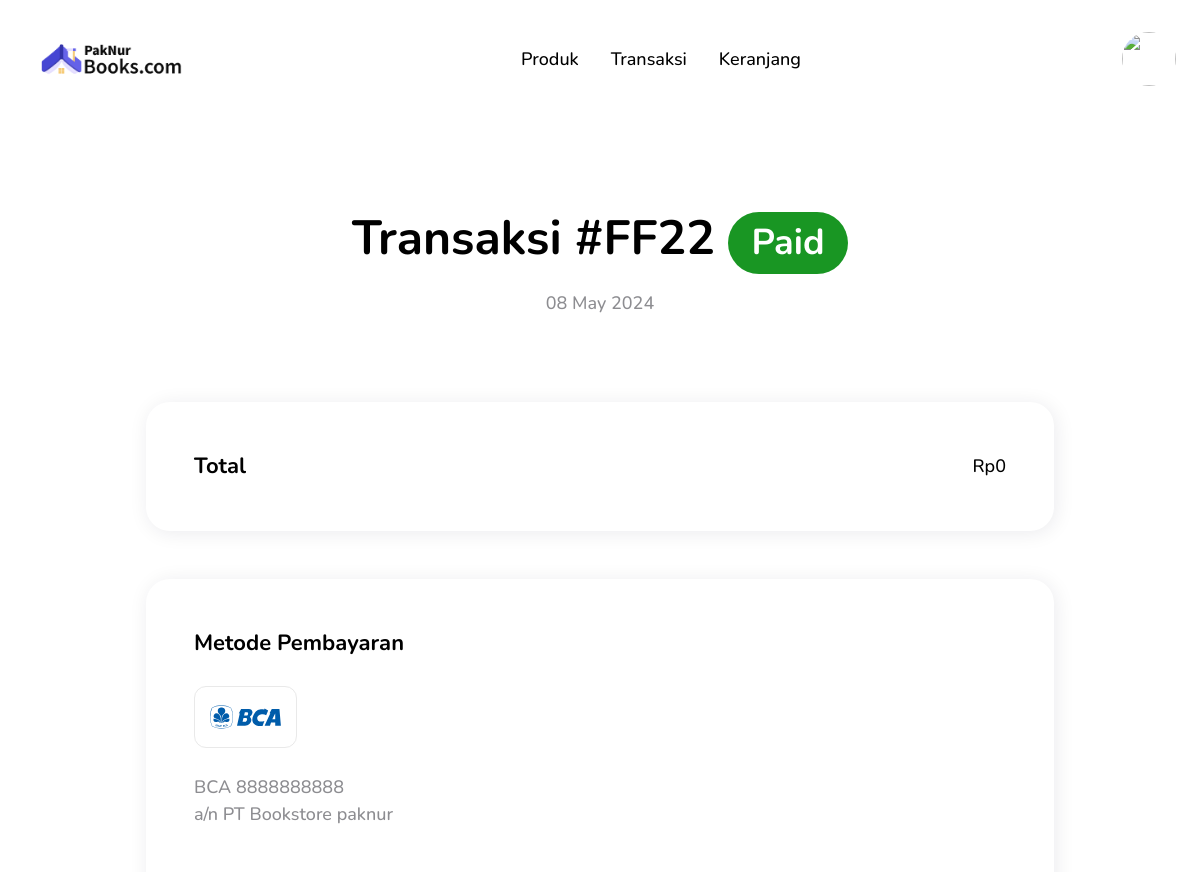
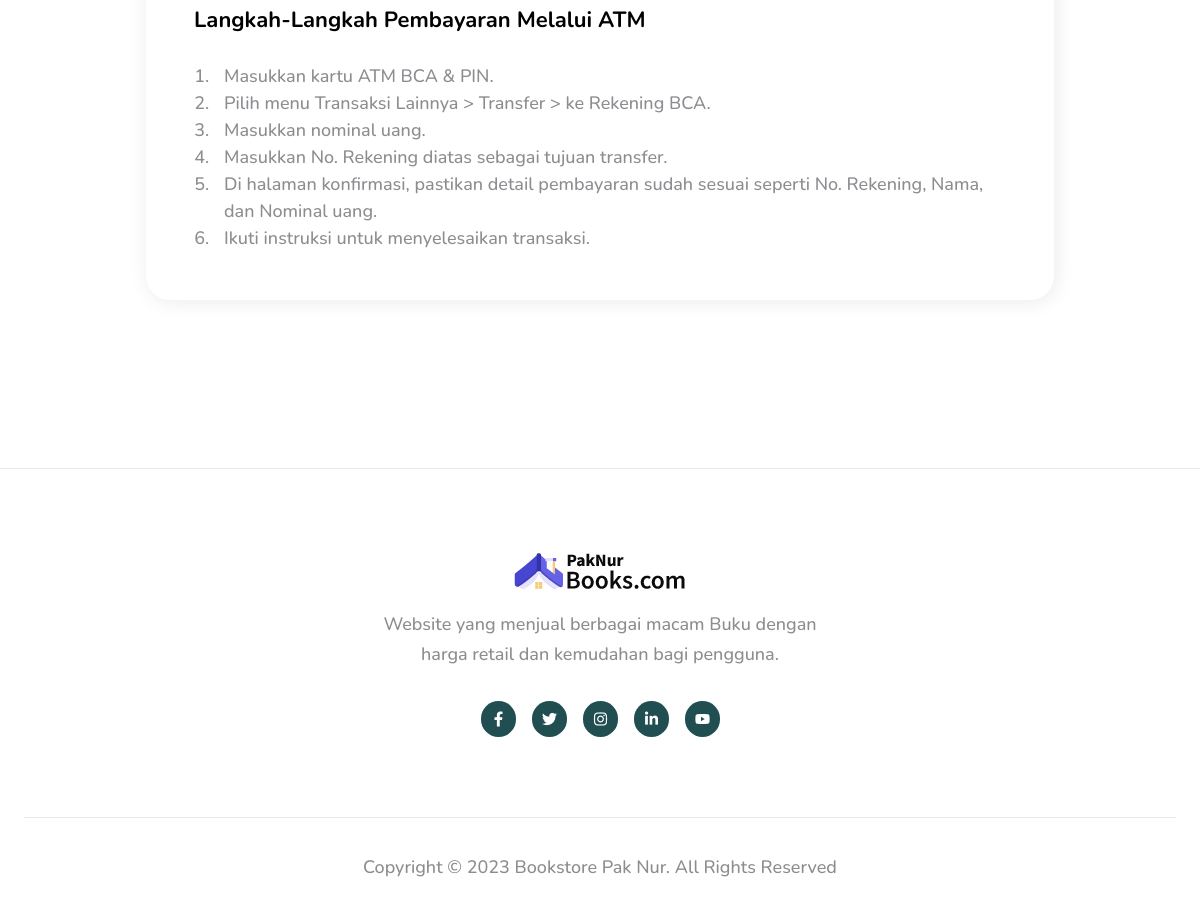
Screenshot of /transaction-single.php?order_id=22 (signed in) with the database file from the repository (2 pictures, top to bottom).
### tables this page shows
CREATE TABLE `orders` (
  `order_id` int(11) NOT NULL,
  `customer_id` int(11) NOT NULL,
  `payment_method_id` int(11) NOT NULL,
  `order_date` date NOT NULL,
  `order_status` varchar(50) NOT NULL,
  `order_total_price` int(11) NOT NULL
);

CREATE TABLE `payment_methods` (
  `payment_method_id` int(11) NOT NULL,
  `payment_method_name` varchar(255) NOT NULL,
  `payment_method_number` varchar(50) NOT NULL,
  `payment_method_bank` varchar(50) NOT NULL,
  `payment_method_logo` varchar(255) NOT NULL
);

### data/order.php (called while the page is built, shortened)
<?php
function find_order_with_payment_method($customer_id, $id)
{
  try {
    $db = new PDO('mysql:host=localhost;dbname=' . DB_NAME, DB_USERNAME, DB_PASSWORD, [PDO::ATTR_ERRMODE => PDO::ERRMODE_EXCEPTION]);
    $statement = $db->prepare("SELECT * FROM orders INNER JOIN payment_methods ON payment_methods.payment_method_id = orders.payment_method_id WHERE order_id = :id AND customer_id = :customer_id");
    $statement->bindValue(":id", $id);
    $statement->bindValue(":customer_id", $customer_id);
    $statement->execute();
    $order = $statement->fetch(PDO::FETCH_ASSOC);
    return $order;
  } catch (PDOException $error) {
    throw new Exception($error->getMessage());
  }
}

### transaction-single.php (the view, shortened to what this page needs)
<?php
require_once('data/order.php');
$order = find_order_with_payment_method($_SESSION['customer_id'], $_GET['order_id']);
require('layouts/header.php');
?>
<link rel="stylesheet" href="./assets/css/transaction-single.css">
<main>
  <div class="transaction-single">
    <div class="transaction-single__header">
      <h1>
        Transaksi #FF<?= $order['order_id'] ?> <span class="badge <?= $order['order_status'] == 'paid' ? 'badge_success' : 'badge_danger' ?>"><?= ucwords($order['order_status']) ?></span>
      </h1>
      <p><?= date('d F Y', strtotime($order['order_date'])) ?></p>
    </div>
    <div class="transaction-single__body">
      <div class="transaction-single__list">
        <?php $total = 0; ?>
        <div class="transaction-single__item">
          <div class="transaction-single__item-left">
            <h2>Total</h2>
          </div>
          <div class="transaction-single__item-right">
            <p>Rp<?= number_format($total) ?></p>
          </div>
        </div>
      </div>
      <div class="transaction-single__method">
        <div class="transaction-single__method-group">
          <h2 class="transaction-single__method-title">Metode Pembayaran</h2>
          <div class="transaction-single__method-list">
            <div class="transaction-single__method-item">
              <img src="./assets/img/banks/<?= $order['payment_method_logo'] ?>" alt="<?= $order['payment_method_bank'] ?>" />
            </div>
          </div>
          <p>
            <?= $order['payment_method_bank'] ?> <?= $order['payment_method_number'] ?> <br />
            a/n <?= $order['payment_method_name'] ?>
          </p>
        </div>
        <div class="transaction-single__method-group">
          <h2 class="transaction-single__method-title">
            Langkah-Langkah Pembayaran Melalui ATM
          </h2>
          <ol>
            <li>Masukkan kartu ATM <?= $order['payment_method_bank'] ?> & PIN.</li>
            <li>Pilih menu Transaksi Lainnya > Transfer > ke Rekening <?= $order['payment_method_bank'] ?>.</li>
            <li>Masukkan nominal uang.</li>
            <li>Masukkan No. Rekening diatas sebagai tujuan transfer.</li>
            <li>Di halaman konfirmasi, pastikan detail pembayaran sudah sesuai seperti No. Rekening, Nama, dan Nominal uang.</li>
            <li>Ikuti instruksi untuk menyelesaikan transaksi.</li>
          </ol>
        </div>
      </div>
    </div>
  </div>
</main>
<?php
require('layouts/footer.php');
?>

### assets/css/style.css (style rules this page uses)
html, body, div, span, applet, object, iframe, h1, h2, h3, h4, h5, h6, p, blockquote, pre, a, abbr, acronym, address, big, cite, code, del, dfn, em, img, ins, kbd, q, s, samp, small, strike, strong, sub, sup, tt, var, b, u, i, center, dl, dt, dd, ol, ul, li, fieldset, form, label, legend, table, caption, tbody, tfoot, thead, tr, th, td, article, aside, canvas, details, embed, figure, figcaption, footer, header, hgroup, menu, nav, output, ruby, section, summary, time, mark, audio, video { margin: 0; padding: 0; border: 0; font-size: 100%; font: inherit; vertical-align: baseline; }
body { line-height: 1.5; }
ol, ul { list-style: none; }
html { box-sizing: border-box; font-family: "Nunito", sans-serif; font-size: 16px; font-weight: 500; }
body { background-color: #ffffff; color: #000000; }
*, *::before, *::after { box-sizing: border-box; }

### assets/css/customer.css (style rules this page uses)
.badge { display: inline-block; padding: 0.35em 0.65em; font-size: 0.75em; font-weight: 700; line-height: 1; color: #000000; text-align: center; white-space: nowrap; vertical-align: baseline; border-radius: 9999rem; }
.badge_success { color: #ffffff; background-color: #199623; }

### assets/css/transaction-single.css (style rules this page uses)
.transaction-single__header { display: flex; flex-direction: column; gap: 14px; max-width: 713px; margin-inline: auto; padding-block: 84px; text-align: center; }
.transaction-single__header h1 { font-size: 48px; font-weight: 700; }
.transaction-single__header p { color: #8d8d91; font-size: 18px; line-height: 30px; }
.transaction-single__body { display: flex; flex-direction: column; gap: 48px; width: 908px; margin-inline: auto; padding-bottom: 84px; }
.transaction-single__list { display: flex; flex-direction: column; gap: 32px; padding: 48px; border-radius: 24px; box-shadow: 2px 2px 20px rgba(8, 15, 52, 0.0823529412); }
.transaction-single__item { display: flex; justify-content: space-between; }
.transaction-single__item-left { display: flex; flex-direction: row; gap: 18px; }
.transaction-single__item-left h2 { font-size: 22px; font-weight: 700; }
.transaction-single__item-right { display: flex; flex-direction: column; align-items: flex-end; justify-content: space-between; }
.transaction-single__item-right p { font-size: 18px; }
.transaction-single__item:last-of-type { align-items: center; }
.transaction-single__method { display: flex; flex-direction: column; gap: 48px; padding: 48px; border-radius: 24px; box-shadow: 2px 2px 20px rgba(8, 15, 52, 0.0823529412); }
.transaction-single__method-group { display: flex; flex-direction: column; gap: 26px; }
.transaction-single__method-title { font-size: 22px; font-weight: 700; }
.transaction-single__method-list { display: flex; flex-wrap: wrap; gap: 18px; }
.transaction-single__method-item { position: relative; display: flex; justify-content: center; align-items: center; width: 103px; height: 62px; border: 1px solid #e9e9e9; border-radius: 12px; }
.transaction-single__method-item img { display: block; width: 100%; height: 100%; max-width: 71px; max-height: 30px; }
.transaction-single__method p { color: #8d8d91; font-size: 18px; }
.transaction-single__method ol { list-style-type: decimal; color: #8d8d91; font-size: 18px; }
.transaction-single__method ol li { margin-left: 20px; padding-left: 10px; }

### rows the page displays
orders: order_id "22", order_status "Paid", order_date "08 May 2024", payment_method.payment_method_logo (picture), payment_method.payment_method_bank "BCA", payment_method.payment_method_number "8888888888", payment_method.payment_method_name "PT Bookstore paknur"

### other values shown
$total "0"
